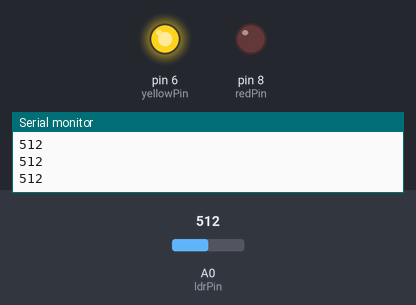
A sketch run on a simulated Arduino Uno, built with avr-gcc and run on an emulated ATmega328P. Parts: output pins drawn as LEDs (lit = HIGH), the last lines printed to the serial monitor. Inputs (shaded band) come from the test bench; at power-on: A0 (ldrPin) = 512.

Above: at 1.3 s.
1.4 s: A0 (ldrPin) set to 310
2.9 s: A0 (ldrPin) set to 290
At 3.9 s:
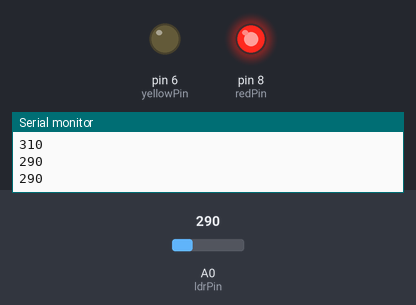
4.5 s: A0 (ldrPin) set to 306
At 5.1 s:
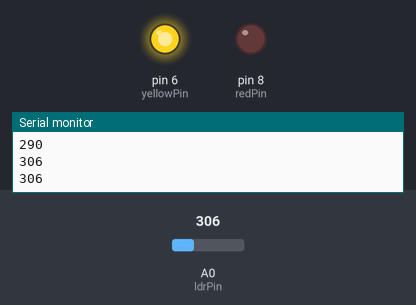
6.0 s: A0 (ldrPin) set to 122
At 6.3 s:
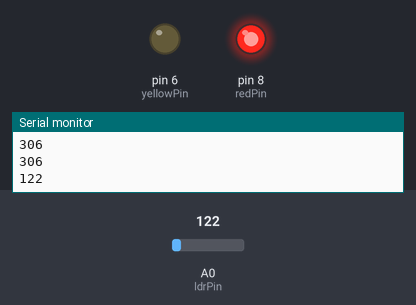
Timing chart, 0 to 8.5 s (numbered marks = the images above; inputs shaded):
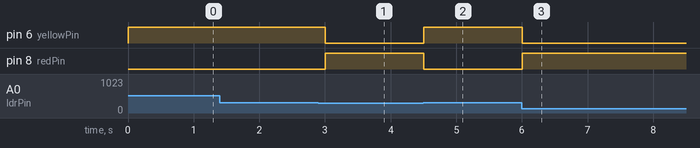

The sketch:

LDRSensor.ino
```cpp
int ldrPin = A0;
int redPin = 8;
int yellowPin = 6;
int lightVal;
int delayTime = 500;

void setup() {
  pinMode(redPin, OUTPUT);
  pinMode(yellowPin, OUTPUT);
  pinMode(ldrPin, INPUT);
  Serial.begin(9600);
}

void loop() {
  lightVal = analogRead(ldrPin);
  Serial.println(lightVal);
  if(lightVal<300){
    digitalWrite(redPin, HIGH);
    digitalWrite(yellowPin, LOW);
  }
  else{
    digitalWrite(yellowPin, HIGH);
    digitalWrite(redPin, LOW);
  }
  delay(delayTime);
}
```

Measured:
- the behaviour switches between 300 and 299 on A0 (ldrPin) (found by bisection; images 0 and 1)
- after the input at 2.9 s, pin 6 (yellowPin): HIGH → LOW after 0.10 s; pin 8 (redPin): LOW → HIGH after 0.10 s
- after the input at 4.5 s, pin 6 (yellowPin): LOW → HIGH at once; pin 8 (redPin): HIGH → LOW at once
- after the input at 6.0 s, pin 6 (yellowPin): HIGH → LOW at once; pin 8 (redPin): LOW → HIGH at once
